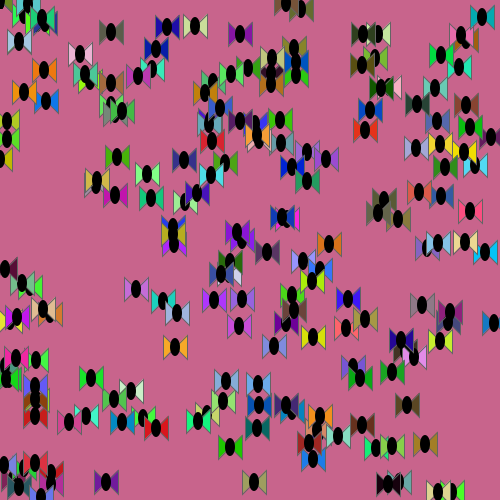
Frame 1 (no input)
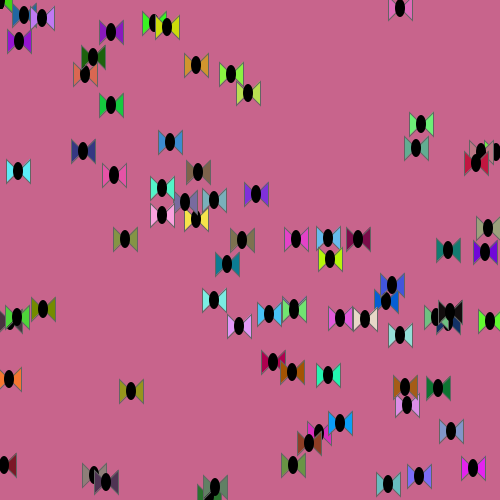
Frame 60 (the mouse pressed at the canvas centre just before this capture)
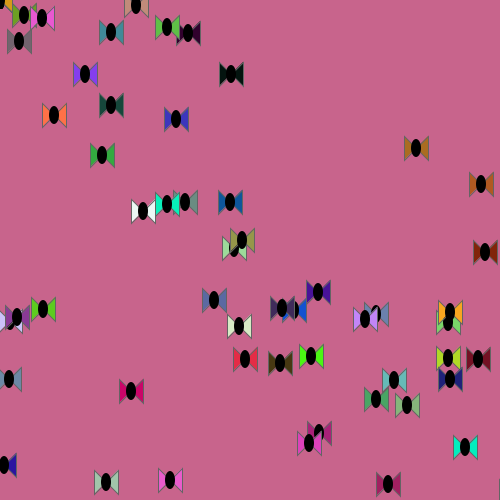
Frame 120 (the mouse held since frame 60 and released just before this capture)

The Processing sketch that drew these frames (run headless with seeded random() and noise(); from frame 60 on, the mouse is pressed at the canvas centre):

// Processing sketch: processing_58239
// ── processing_58239.pde

  float[] x = new float [300]; // X axis// I wanted to experiment with 4 digit arrays so i choose to do (1000)
  float[] y  = new float [300]; // Y axis
  float[] speed = new float[300]; // speed
   
    void setup() {
      smooth();
      size (500, 500);
      
      for (int i=0; i < 200; i++) {         // Looped X, Y and Speed to random positions, I will soon be attatching the X & Y to my fly figure
    
        x[i] = (int) random (0, width);  // width
        y[i] = (int) random (0, height); // height
        speed[i] = (int) random  (-3, 10); //animates speed at which they move of the screen
      }
      frameRate(7); // increased framerate to make it seem more abstract and speedy, gives it a smoother animation
      }
      


    
    void draw () { 
      background (200,100,140);
      int ButterFlylimit = 300;    // set a limit of 300 so it doesnt get too crowded
      int fly = (int) random (0,4);
      
      while (ButterFlylimit > fly == true) {
        color numberOne = (color) random (0,255);
        color numberTwo = (color) random (0,255);
        color numberThree = (color) random (0,255);
        stroke(100); // heavier stroke to define the butterflies better
        fill(numberOne,numberTwo,numberThree); // for the wings
        
        
        // right wing
        triangle(x[fly], y[fly], x[fly]-12, y[fly]-12, x[fly]-12, y[fly]+12);
        // left wing
        triangle ( x[fly], y[fly], x[fly]+12, y[fly]-12, x[fly]+12, y[fly]+12);
        // body
        fill(0);
        noStroke();
        ellipse(x[fly], y[fly], 10, 18);
        
        
        // Add spped to both the X and Y so it allowes them to move, in blinks, the speed is (-3-10) i liked the way that looked.
        y[fly] = y[fly] + speed[fly];
        x[fly] = x[fly] + speed[fly]; // (int) random (0,100) (0, width);
        fly++; // runs the code, creates the flies and keeps them going as long as they're under the butterfly limit i created which is 300
        
      }
    }
        
